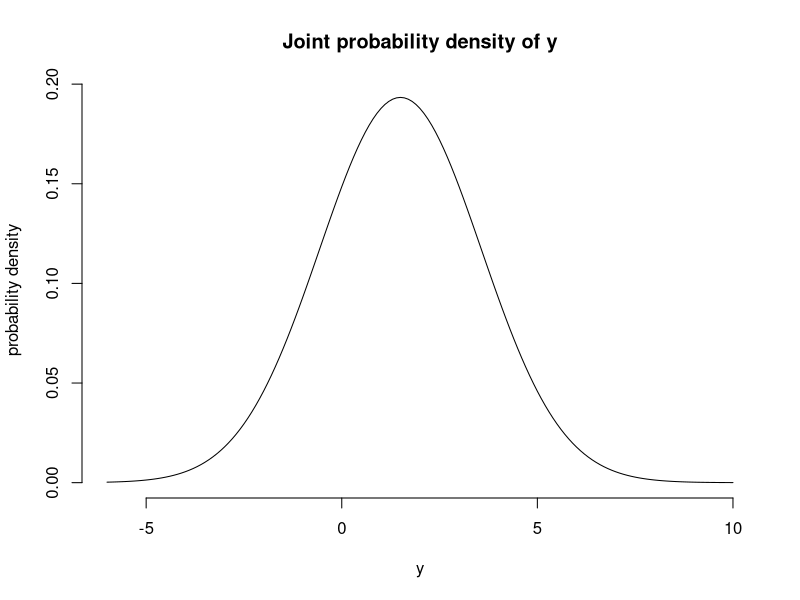

Write R code to recreate this figure.
## ---- chunk 1
knitr::opts_chunk$set(echo = FALSE, comment = "#>", dpi = 300)
## ---- chunk 2
y <- seq(-6, 10, 0.1)
d <- 0.5 * dnorm(y, 1, 2) + 0.5 * dnorm(y, 2, 2)
plot(
  y, d,
  type = "l",
  frame = FALSE,
  xlab = "y",
  ylab = "probability density",
  main = "Joint probability density of y"
)
## ---- chunk 3
(0.5 * dnorm(1, 1, 2)) / (0.5 * dnorm(1, 1, 2) + 0.5 * dnorm(1, 2, 2))
